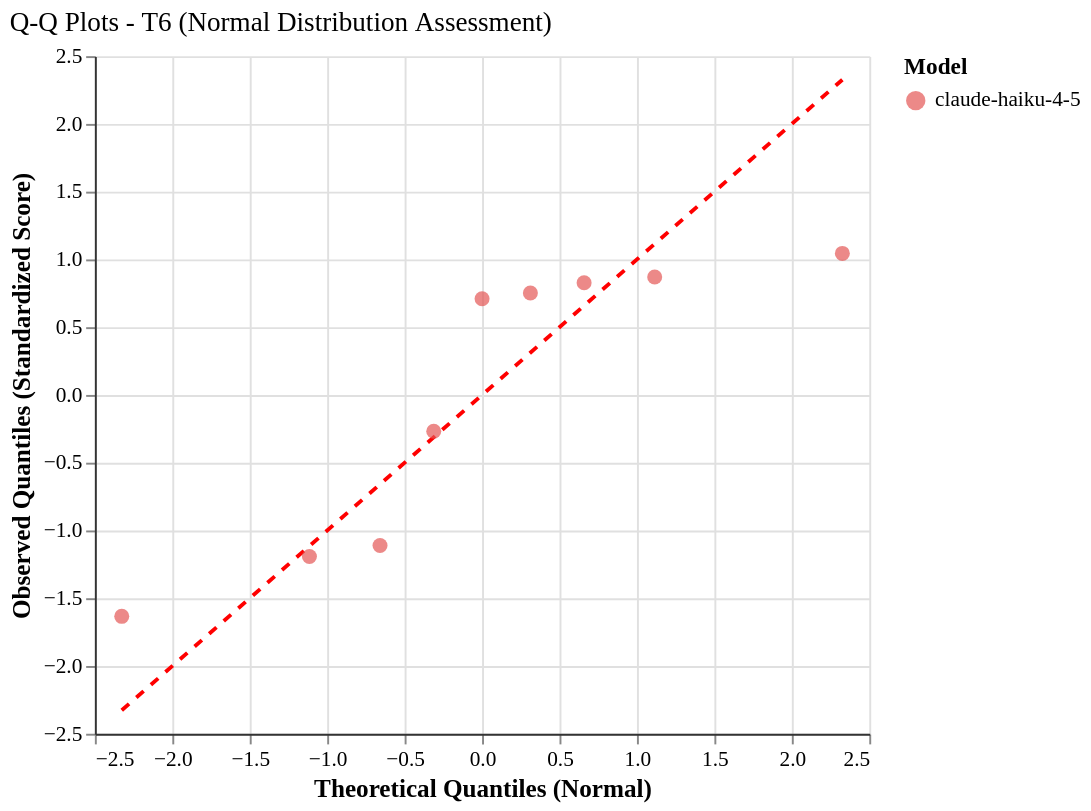

The specification (Vega-Lite) saved for this image:
### Vega-Lite specification from a JSON file in a GitHub repository (floating-point values rounded to 4 significant figures)
{"config": {"font": "serif", "axis": {"labelFontSize": 11, "titleFontSize": 13, "gridColor": "#e0e0e0", "domainColor": "#333333"}, "legend": {"labelFontSize": 11, "titleFontSize": 12}, "title": {"fontSize": 14, "anchor": "start", "fontWeight": "normal"}, "view": {"stroke": null, "continuousWidth": 400, "continuousHeight": 300, "strokeWidth": 0}, "mark": {"tooltip": true}}, "layer": [{"data": {"name": "data-8d5cec4a547837c7231cc67074c9ed0f"}, "mark": {"type": "line", "color": "red", "strokeDash": [5, 5], "strokeWidth": 2}, "encoding": {"x": {"field": "theoretical_quantile", "type": "quantitative"}, "y": {"field": "observed_quantile", "type": "quantitative"}}}, {"data": {"name": "data-c31d4e08171dccedf9c241b6a29dad78"}, "mark": {"type": "circle", "opacity": 0.7, "size": 60}, "encoding": {"color": {"field": "agent_model", "scale": {"domain": ["claude-haiku-4-5"], "range": ["#E45756"]}, "title": "Model", "type": "nominal"}, "tooltip": [{"field": "agent_model", "title": "Model", "type": "nominal"}, {"field": "tier", "title": "Tier", "type": "ordinal"}, {"field": "theoretical_quantile", "format": ".2f", "title": "Theoretical Q", "type": "quantitative"}, {"field": "observed_quantile", "format": ".2f", "title": "Observed Q", "type": "quantitative"}, {"field": "original_score", "format": ".3f", "title": "Original Score", "type": "quantitative"}], "x": {"field": "theoretical_quantile", "scale": {"zero": false}, "title": "Theoretical Quantiles (Normal)", "type": "quantitative"}, "y": {"field": "observed_quantile", "scale": {"zero": false}, "title": "Observed Quantiles (Standardized Score)", "type": "quantitative"}}}], "height": 350, "title": "Q-Q Plots - T6 (Normal Distribution Assessment)", "width": 400, "$schema": "https://vega.github.io/schema/vega-lite/v6.1.0.json", "datasets": {"data-8d5cec4a547837c7231cc67074c9ed0f": [{"theoretical_quantile": -2.326, "observed_quantile": -2.326}, {"theoretical_quantile": 2.326, "observed_quantile": 2.326}], "data-c31d4e08171dccedf9c241b6a29dad78": [{"agent_model": "claude-haiku-4-5", "tier": "T6", "theoretical_quantile": -2.326, "observed_quantile": -1.634, "original_score": 0.625}, {"agent_model": "claude-haiku-4-5", "tier": "T6", "theoretical_quantile": -1.115, "observed_quantile": -1.192, "original_score": 0.68}, {"agent_model": "claude-haiku-4-5", "tier": "T6", "theoretical_quantile": -0.6588, "observed_quantile": -1.111, "original_score": 0.69}, {"agent_model": "claude-haiku-4-5", "tier": "T6", "theoretical_quantile": -0.3121, "observed_quantile": -0.2678, "original_score": 0.795}, {"agent_model": "claude-haiku-4-5", "tier": "T6", "theoretical_quantile": 0.0, "observed_quantile": 0.7097, "original_score": 0.9167}, {"agent_model": "claude-haiku-4-5", "tier": "T6", "theoretical_quantile": 0.3121, "observed_quantile": 0.7526, "original_score": 0.922}, {"agent_model": "claude-haiku-4-5", "tier": "T6", "theoretical_quantile": 0.6588, "observed_quantile": 0.8276, "original_score": 0.9313}, {"agent_model": "claude-haiku-4-5", "tier": "T6", "theoretical_quantile": 1.115, "observed_quantile": 0.8704, "original_score": 0.9367}, {"agent_model": "claude-haiku-4-5", "tier": "T6", "theoretical_quantile": 2.326, "observed_quantile": 1.045, "original_score": 0.9583}]}}
